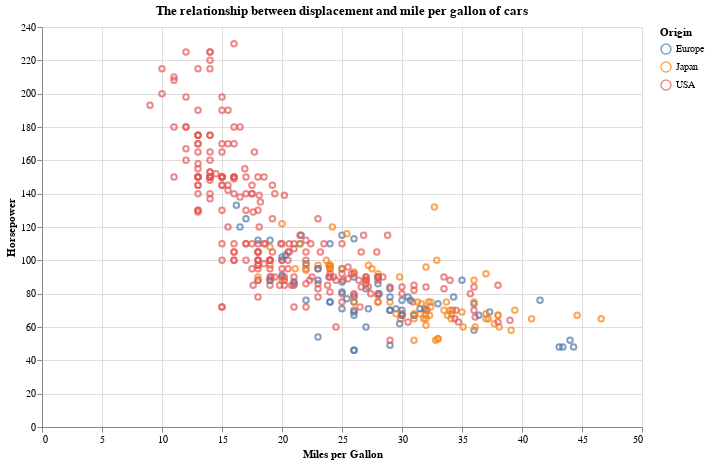

The code cell stored with this chart in its notebook:
### Markdown cell above
### Step 5: Chart configutation

1. The chart is too big? or too small? You can adjust the size and more by setting ``properties()`` of the chart (e.g., height, width, title).

2. Change axis labels to help your charts be more readable.

There are many things that you can change on the chart to make it looks better. Please read for more details from [chart configuration](https://altair-viz.github.io/user_guide/customization.html) and [top-levl configuration](https://altair-viz.github.io/user_guide/configuration.html).

### Code cell
# Add color to encode colors for a nominal variable.
alt.Chart(cars).mark_point().encode(
    x=alt.X('Miles_per_Gallon:Q', title='Miles per Gallon'),
    y='Horsepower:Q',
    color='Origin:N',
    tooltip=['Name:N', 'Year:O']
).properties(
    title='The relationship between displacement and mile per gallon of cars',
    width=600,
    height=400
)

### Figure 1 — Vega-Lite specification as saved in the notebook (floating-point values rounded to 4 significant figures; data arrays with more than 128 entries replaced by an {"elided": "..."} marker saying what was removed)
{"config": {"view": {"continuousWidth": 400, "continuousHeight": 300}}, "data": {"name": "data-f02450ab61490a1363517a0190416235"}, "mark": "point", "encoding": {"color": {"type": "nominal", "field": "Origin"}, "tooltip": [{"type": "nominal", "field": "Name"}, {"type": "ordinal", "field": "Year"}], "x": {"type": "quantitative", "field": "Miles_per_Gallon", "title": "Miles per Gallon"}, "y": {"type": "quantitative", "field": "Horsepower"}}, "height": 400, "title": "The relationship between displacement and mile per gallon of cars", "width": 600, "$schema": "https://vega.github.io/schema/vega-lite/v4.8.1.json", "datasets": {"data-f02450ab61490a1363517a0190416235": {"elided": "406 records"}}}
